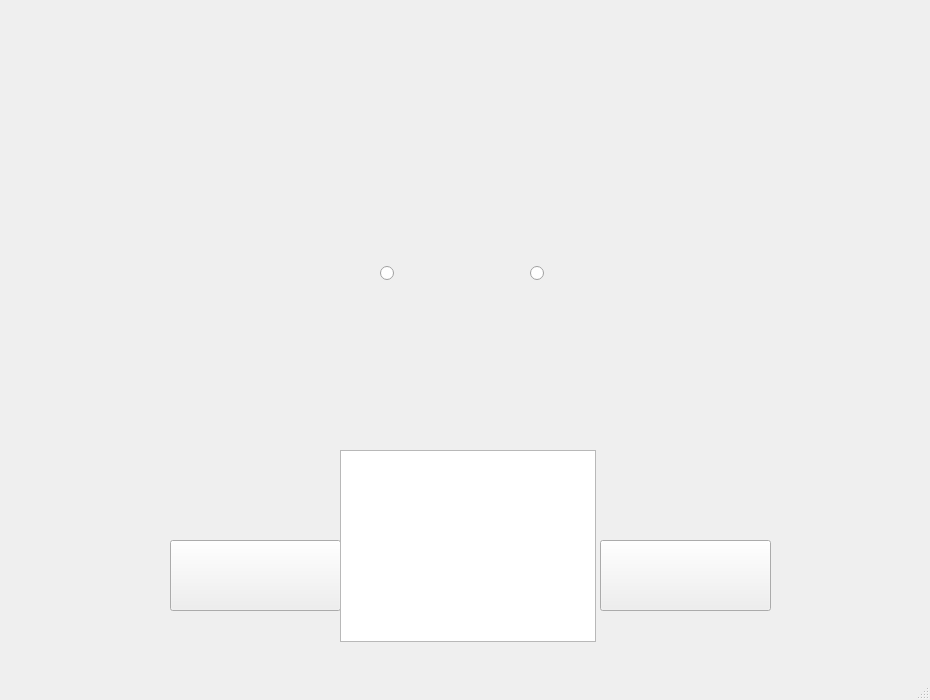
<?xml version="1.0" encoding="UTF-8"?>
<ui version="4.0">
 <class>timerLabel</class>
 <widget class="QMainWindow" name="timerLabel">
  <property name="geometry">
   <rect>
    <x>0</x>
    <y>0</y>
    <width>930</width>
    <height>700</height>
   </rect>
  </property>
  <property name="windowTitle">
   <string>MainWindow</string>
  </property>
  <widget class="QWidget" name="centralwidget">
   <widget class="QStackedWidget" name="stackedWidget">
    <property name="geometry">
     <rect>
      <x>0</x>
      <y>0</y>
      <width>930</width>
      <height>700</height>
     </rect>
    </property>
    <property name="currentIndex">
     <number>0</number>
    </property>
    <widget class="QWidget" name="page">
     <widget class="QRadioButton" name="zombiesOpt">
      <property name="geometry">
       <rect>
        <x>530</x>
        <y>260</y>
        <width>21</width>
        <height>26</height>
       </rect>
      </property>
      <property name="text">
       <string/>
      </property>
     </widget>
     <widget class="QPushButton" name="oponentOption">
      <property name="geometry">
       <rect>
        <x>170</x>
        <y>540</y>
        <width>171</width>
        <height>71</height>
       </rect>
      </property>
      <property name="text">
       <string/>
      </property>
     </widget>
     <widget class="QLabel" name="label_5">
      <property name="geometry">
       <rect>
        <x>0</x>
        <y>0</y>
        <width>930</width>
        <height>700</height>
       </rect>
      </property>
      <property name="text">
       <string/>
      </property>
      <property name="pixmap">
       <pixmap resource="resources.qrc">:/Resources/pickSide.png</pixmap>
      </property>
      <property name="scaledContents">
       <bool>true</bool>
      </property>
     </widget>
     <widget class="QRadioButton" name="plantsOpt">
      <property name="geometry">
       <rect>
        <x>380</x>
        <y>260</y>
        <width>31</width>
        <height>26</height>
       </rect>
      </property>
      <property name="text">
       <string/>
      </property>
     </widget>
     <widget class="QPushButton" name="AIOption">
      <property name="geometry">
       <rect>
        <x>600</x>
        <y>540</y>
        <width>171</width>
        <height>71</height>
       </rect>
      </property>
      <property name="text">
       <string/>
      </property>
     </widget>
     <widget class="QListWidget" name="opponentsListWidget">
      <property name="geometry">
       <rect>
        <x>340</x>
        <y>450</y>
        <width>256</width>
        <height>192</height>
       </rect>
      </property>
      <property name="palette">
       <palette>
        <active>
         <colorrole role="WindowText">
          <brush brushstyle="SolidPattern">
           <color alpha="255">
            <red>56</red>
            <green>128</green>
            <blue>18</blue>
           </color>
          </brush>
         </colorrole>
        </active>
        <inactive>
         <colorrole role="WindowText">
          <brush brushstyle="SolidPattern">
           <color alpha="255">
            <red>56</red>
            <green>128</green>
            <blue>18</blue>
           </color>
          </brush>
         </colorrole>
        </inactive>
        <disabled/>
       </palette>
      </property>
      <property name="font">
       <font>
        <family>Georgia</family>
        <pointsize>14</pointsize>
        <bold>false</bold>
       </font>
      </property>
     </widget>
     <zorder>label_5</zorder>
     <zorder>AIOption</zorder>
     <zorder>oponentOption</zorder>
     <zorder>plantsOpt</zorder>
     <zorder>zombiesOpt</zorder>
     <zorder>opponentsListWidget</zorder>
    </widget>
    <widget class="QWidget" name="page_2">
     <widget class="QPushButton" name="graveStoneBtn">
      <property name="geometry">
       <rect>
        <x>384</x>
        <y>10</y>
        <width>51</width>
        <height>81</height>
       </rect>
      </property>
      <property name="text">
       <string/>
      </property>
     </widget>
     <widget class="QPushButton" name="nuezBtn">
      <property name="geometry">
       <rect>
        <x>264</x>
        <y>10</y>
        <width>51</width>
        <height>81</height>
       </rect>
      </property>
      <property name="text">
       <string/>
      </property>
     </widget>
     <widget class="QWidget" name="gridLayoutWidget">
      <property name="geometry">
       <rect>
        <x>-60</x>
        <y>90</y>
        <width>951</width>
        <height>581</height>
       </rect>
      </property>
      <layout class="QGridLayout" name="gridLayout" rowstretch="0,0,0,0,0,0,0,0,0,0,0,0,0,0,0,0,0">
       <property name="sizeConstraint">
        <enum>QLayout::SizeConstraint::SetNoConstraint</enum>
       </property>
       <property name="horizontalSpacing">
        <number>7</number>
       </property>
       <property name="verticalSpacing">
        <number>25</number>
       </property>
       <item row="16" column="4">
        <widget class="QPushButton" name="pushButton_41">
         <property name="styleSheet">
          <string notr="true"/>
         </property>
         <property name="text">
          <string/>
         </property>
        </widget>
       </item>
       <item row="13" column="8">
        <widget class="QPushButton" name="pushButton_27">
         <property name="sizePolicy">
          <sizepolicy hsizetype="Preferred" vsizetype="Preferred">
           <horstretch>0</horstretch>
           <verstretch>0</verstretch>
          </sizepolicy>
         </property>
         <property name="styleSheet">
          <string notr="true"/>
         </property>
         <property name="text">
          <string/>
         </property>
        </widget>
       </item>
       <item row="14" column="7">
        <widget class="QPushButton" name="pushButton_17">
         <property name="sizePolicy">
          <sizepolicy hsizetype="Preferred" vsizetype="Preferred">
           <horstretch>0</horstretch>
           <verstretch>0</verstretch>
          </sizepolicy>
         </property>
         <property name="styleSheet">
          <string notr="true"/>
         </property>
         <property name="text">
          <string/>
         </property>
        </widget>
       </item>
       <item row="14" column="8">
        <widget class="QPushButton" name="pushButton_18">
         <property name="sizePolicy">
          <sizepolicy hsizetype="Preferred" vsizetype="Preferred">
           <horstretch>0</horstretch>
           <verstretch>0</verstretch>
          </sizepolicy>
         </property>
         <property name="styleSheet">
          <string notr="true"/>
         </property>
         <property name="text">
          <string/>
         </property>
        </widget>
       </item>
       <item row="13" column="6">
        <widget class="QPushButton" name="pushButton_25">
         <property name="sizePolicy">
          <sizepolicy hsizetype="Preferred" vsizetype="Preferred">
           <horstretch>0</horstretch>
           <verstretch>0</verstretch>
          </sizepolicy>
         </property>
         <property name="styleSheet">
          <string notr="true"/>
         </property>
         <property name="text">
          <string/>
         </property>
        </widget>
       </item>
       <item row="15" column="2">
        <widget class="QPushButton" name="pushButton_30">
         <property name="styleSheet">
          <string notr="true"/>
         </property>
         <property name="text">
          <string/>
         </property>
        </widget>
       </item>
       <item row="13" column="7">
        <widget class="QPushButton" name="pushButton_26">
         <property name="sizePolicy">
          <sizepolicy hsizetype="Preferred" vsizetype="Preferred">
           <horstretch>0</horstretch>
           <verstretch>0</verstretch>
          </sizepolicy>
         </property>
         <property name="styleSheet">
          <string notr="true"/>
         </property>
         <property name="text">
          <string/>
         </property>
        </widget>
       </item>
       <item row="16" column="5">
        <widget class="QPushButton" name="pushButton_42">
         <property name="styleSheet">
          <string notr="true"/>
         </property>
         <property name="text">
          <string/>
         </property>
        </widget>
       </item>
       <item row="15" column="5">
        <widget class="QPushButton" name="pushButton_33">
         <property name="styleSheet">
          <string notr="true"/>
         </property>
         <property name="text">
          <string/>
         </property>
        </widget>
       </item>
       <item row="16" column="7">
        <widget class="QPushButton" name="pushButton_44">
         <property name="styleSheet">
          <string notr="true"/>
         </property>
         <property name="text">
          <string/>
         </property>
        </widget>
       </item>
       <item row="12" column="5">
        <widget class="QPushButton" name="pushButton_6">
         <property name="styleSheet">
          <string notr="true"/>
         </property>
         <property name="text">
          <string/>
         </property>
        </widget>
       </item>
       <item row="13" column="4">
        <widget class="QPushButton" name="pushButton_23">
         <property name="sizePolicy">
          <sizepolicy hsizetype="Preferred" vsizetype="Preferred">
           <horstretch>0</horstretch>
           <verstretch>0</verstretch>
          </sizepolicy>
         </property>
         <property name="styleSheet">
          <string notr="true"/>
         </property>
         <property name="text">
          <string/>
         </property>
        </widget>
       </item>
       <item row="15" column="7">
        <widget class="QPushButton" name="pushButton_35">
         <property name="styleSheet">
          <string notr="true"/>
         </property>
         <property name="text">
          <string/>
         </property>
        </widget>
       </item>
       <item row="16" column="1">
        <widget class="QPushButton" name="pushButton_38">
         <property name="styleSheet">
          <string notr="true"/>
         </property>
         <property name="text">
          <string/>
         </property>
        </widget>
       </item>
       <item row="16" column="2">
        <widget class="QPushButton" name="pushButton_39">
         <property name="styleSheet">
          <string notr="true"/>
         </property>
         <property name="text">
          <string/>
         </property>
        </widget>
       </item>
       <item row="16" column="6">
        <widget class="QPushButton" name="pushButton_43">
         <property name="styleSheet">
          <string notr="true"/>
         </property>
         <property name="text">
          <string/>
         </property>
        </widget>
       </item>
       <item row="14" column="6">
        <widget class="QPushButton" name="pushButton_16">
         <property name="sizePolicy">
          <sizepolicy hsizetype="Preferred" vsizetype="Preferred">
           <horstretch>0</horstretch>
           <verstretch>0</verstretch>
          </sizepolicy>
         </property>
         <property name="styleSheet">
          <string notr="true"/>
         </property>
         <property name="text">
          <string/>
         </property>
        </widget>
       </item>
       <item row="14" column="1">
        <widget class="QPushButton" name="pushButton_11">
         <property name="sizePolicy">
          <sizepolicy hsizetype="Preferred" vsizetype="Preferred">
           <horstretch>0</horstretch>
           <verstretch>0</verstretch>
          </sizepolicy>
         </property>
         <property name="styleSheet">
          <string notr="true"/>
         </property>
         <property name="text">
          <string/>
         </property>
        </widget>
       </item>
       <item row="12" column="3">
        <widget class="QPushButton" name="pushButton_4">
         <property name="styleSheet">
          <string notr="true"/>
         </property>
         <property name="text">
          <string/>
         </property>
        </widget>
       </item>
       <item row="13" column="5">
        <widget class="QPushButton" name="pushButton_24">
         <property name="sizePolicy">
          <sizepolicy hsizetype="Preferred" vsizetype="Preferred">
           <horstretch>0</horstretch>
           <verstretch>0</verstretch>
          </sizepolicy>
         </property>
         <property name="styleSheet">
          <string notr="true"/>
         </property>
         <property name="text">
          <string/>
         </property>
        </widget>
       </item>
       <item row="13" column="3">
        <widget class="QPushButton" name="pushButton_22">
         <property name="sizePolicy">
          <sizepolicy hsizetype="Preferred" vsizetype="Preferred">
           <horstretch>0</horstretch>
           <verstretch>0</verstretch>
          </sizepolicy>
         </property>
         <property name="styleSheet">
          <string notr="true"/>
         </property>
         <property name="text">
          <string/>
         </property>
        </widget>
       </item>
       <item row="13" column="9">
        <widget class="QPushButton" name="pushButton_28">
         <property name="sizePolicy">
          <sizepolicy hsizetype="Preferred" vsizetype="Preferred">
           <horstretch>0</horstretch>
           <verstretch>0</verstretch>
          </sizepolicy>
         </property>
         <property name="styleSheet">
          <string notr="true"/>
         </property>
         <property name="text">
          <string/>
         </property>
        </widget>
       </item>
       <item row="12" column="2">
        <widget class="QPushButton" name="pushButton_3">
         <property name="styleSheet">
          <string notr="true"/>
         </property>
         <property name="text">
          <string/>
         </property>
        </widget>
       </item>
       <item row="15" column="3">
        <widget class="QPushButton" name="pushButton_31">
         <property name="styleSheet">
          <string notr="true"/>
         </property>
         <property name="text">
          <string/>
         </property>
        </widget>
       </item>
       <item row="14" column="5">
        <widget class="QPushButton" name="pushButton_15">
         <property name="sizePolicy">
          <sizepolicy hsizetype="Preferred" vsizetype="Preferred">
           <horstretch>0</horstretch>
           <verstretch>0</verstretch>
          </sizepolicy>
         </property>
         <property name="styleSheet">
          <string notr="true"/>
         </property>
         <property name="text">
          <string/>
         </property>
        </widget>
       </item>
       <item row="16" column="8">
        <widget class="QPushButton" name="pushButton_45">
         <property name="styleSheet">
          <string notr="true"/>
         </property>
         <property name="text">
          <string/>
         </property>
        </widget>
       </item>
       <item row="14" column="9">
        <widget class="QPushButton" name="pushButton_19">
         <property name="sizePolicy">
          <sizepolicy hsizetype="Preferred" vsizetype="Preferred">
           <horstretch>0</horstretch>
           <verstretch>0</verstretch>
          </sizepolicy>
         </property>
         <property name="styleSheet">
          <string notr="true"/>
         </property>
         <property name="text">
          <string/>
         </property>
        </widget>
       </item>
       <item row="12" column="8">
        <widget class="QPushButton" name="pushButton_9">
         <property name="styleSheet">
          <string notr="true"/>
         </property>
         <property name="text">
          <string/>
         </property>
        </widget>
       </item>
       <item row="12" column="1">
        <widget class="QPushButton" name="pushButton_2">
         <property name="text">
          <string/>
         </property>
        </widget>
       </item>
       <item row="12" column="0">
        <widget class="QPushButton" name="motoS1">
         <property name="text">
          <string/>
         </property>
        </widget>
       </item>
       <item row="12" column="6">
        <widget class="QPushButton" name="pushButton_7">
         <property name="styleSheet">
          <string notr="true"/>
         </property>
         <property name="text">
          <string/>
         </property>
        </widget>
       </item>
       <item row="13" column="1">
        <widget class="QPushButton" name="pushButton_20">
         <property name="sizePolicy">
          <sizepolicy hsizetype="Preferred" vsizetype="Preferred">
           <horstretch>0</horstretch>
           <verstretch>0</verstretch>
          </sizepolicy>
         </property>
         <property name="styleSheet">
          <string notr="true"/>
         </property>
         <property name="text">
          <string/>
         </property>
        </widget>
       </item>
       <item row="14" column="2">
        <widget class="QPushButton" name="pushButton_12">
         <property name="sizePolicy">
          <sizepolicy hsizetype="Preferred" vsizetype="Preferred">
           <horstretch>0</horstretch>
           <verstretch>0</verstretch>
          </sizepolicy>
         </property>
         <property name="styleSheet">
          <string notr="true"/>
         </property>
         <property name="text">
          <string/>
         </property>
        </widget>
       </item>
       <item row="15" column="9">
        <widget class="QPushButton" name="pushButton_37">
         <property name="styleSheet">
          <string notr="true"/>
         </property>
         <property name="text">
          <string/>
         </property>
        </widget>
       </item>
       <item row="15" column="1">
        <widget class="QPushButton" name="pushButton_29">
         <property name="sizePolicy">
          <sizepolicy hsizetype="Preferred" vsizetype="Preferred">
           <horstretch>0</horstretch>
           <verstretch>0</verstretch>
          </sizepolicy>
         </property>
         <property name="styleSheet">
          <string notr="true"/>
         </property>
         <property name="text">
          <string/>
         </property>
        </widget>
       </item>
       <item row="12" column="4">
        <widget class="QPushButton" name="pushButton_5">
         <property name="styleSheet">
          <string notr="true"/>
         </property>
         <property name="text">
          <string/>
         </property>
        </widget>
       </item>
       <item row="12" column="9">
        <widget class="QPushButton" name="pushButton_10">
         <property name="sizePolicy">
          <sizepolicy hsizetype="Preferred" vsizetype="Preferred">
           <horstretch>0</horstretch>
           <verstretch>0</verstretch>
          </sizepolicy>
         </property>
         <property name="styleSheet">
          <string notr="true"/>
         </property>
         <property name="text">
          <string/>
         </property>
        </widget>
       </item>
       <item row="14" column="3">
        <widget class="QPushButton" name="pushButton_13">
         <property name="sizePolicy">
          <sizepolicy hsizetype="Preferred" vsizetype="Preferred">
           <horstretch>0</horstretch>
           <verstretch>0</verstretch>
          </sizepolicy>
         </property>
         <property name="styleSheet">
          <string notr="true"/>
         </property>
         <property name="text">
          <string/>
         </property>
        </widget>
       </item>
       <item row="15" column="4">
        <widget class="QPushButton" name="pushButton_32">
         <property name="styleSheet">
          <string notr="true"/>
         </property>
         <property name="text">
          <string/>
         </property>
        </widget>
       </item>
       <item row="16" column="3">
        <widget class="QPushButton" name="pushButton_40">
         <property name="styleSheet">
          <string notr="true"/>
         </property>
         <property name="text">
          <string/>
         </property>
        </widget>
       </item>
       <item row="13" column="2">
        <widget class="QPushButton" name="pushButton_21">
         <property name="sizePolicy">
          <sizepolicy hsizetype="Preferred" vsizetype="Preferred">
           <horstretch>0</horstretch>
           <verstretch>0</verstretch>
          </sizepolicy>
         </property>
         <property name="styleSheet">
          <string notr="true"/>
         </property>
         <property name="text">
          <string/>
         </property>
        </widget>
       </item>
       <item row="14" column="4">
        <widget class="QPushButton" name="pushButton_14">
         <property name="sizePolicy">
          <sizepolicy hsizetype="Preferred" vsizetype="Preferred">
           <horstretch>0</horstretch>
           <verstretch>0</verstretch>
          </sizepolicy>
         </property>
         <property name="styleSheet">
          <string notr="true"/>
         </property>
         <property name="text">
          <string/>
         </property>
        </widget>
       </item>
       <item row="15" column="6">
        <widget class="QPushButton" name="pushButton_34">
         <property name="styleSheet">
          <string notr="true"/>
         </property>
         <property name="text">
          <string/>
         </property>
        </widget>
       </item>
       <item row="15" column="8">
        <widget class="QPushButton" name="pushButton_36">
         <property name="styleSheet">
          <string notr="true"/>
         </property>
         <property name="text">
          <string/>
         </property>
        </widget>
       </item>
       <item row="12" column="7">
        <widget class="QPushButton" name="pushButton_8">
         <property name="styleSheet">
          <string notr="true"/>
         </property>
         <property name="text">
          <string/>
         </property>
        </widget>
       </item>
       <item row="16" column="9">
        <widget class="QPushButton" name="pushButton_46">
         <property name="styleSheet">
          <string notr="true"/>
         </property>
         <property name="text">
          <string/>
         </property>
        </widget>
       </item>
       <item row="15" column="0">
        <widget class="QPushButton" name="motoS4">
         <property name="text">
          <string/>
         </property>
        </widget>
       </item>
       <item row="16" column="0">
        <widget class="QPushButton" name="motoS5">
         <property name="text">
          <string/>
         </property>
        </widget>
       </item>
       <item row="14" column="0">
        <widget class="QPushButton" name="motoS3">
         <property name="text">
          <string/>
         </property>
        </widget>
       </item>
       <item row="13" column="0">
        <widget class="QPushButton" name="motoS2">
         <property name="text">
          <string/>
         </property>
        </widget>
       </item>
      </layout>
      <zorder>pushButton_3</zorder>
      <zorder>pushButton_20</zorder>
      <zorder>pushButton_26</zorder>
      <zorder>pushButton_29</zorder>
      <zorder>pushButton_36</zorder>
      <zorder>pushButton_17</zorder>
      <zorder>pushButton_28</zorder>
      <zorder>pushButton_32</zorder>
      <zorder>pushButton_19</zorder>
      <zorder>pushButton_21</zorder>
      <zorder>pushButton_33</zorder>
      <zorder>pushButton_35</zorder>
      <zorder>pushButton_31</zorder>
      <zorder>pushButton_15</zorder>
      <zorder>pushButton_12</zorder>
      <zorder>pushButton_14</zorder>
      <zorder>pushButton_4</zorder>
      <zorder>pushButton_13</zorder>
      <zorder>pushButton_30</zorder>
      <zorder>pushButton_23</zorder>
      <zorder>pushButton_22</zorder>
      <zorder>pushButton_24</zorder>
      <zorder>pushButton_18</zorder>
      <zorder>pushButton_37</zorder>
      <zorder>pushButton_34</zorder>
      <zorder>pushButton_27</zorder>
      <zorder>pushButton_25</zorder>
      <zorder>pushButton_16</zorder>
      <zorder>pushButton_38</zorder>
      <zorder>pushButton_39</zorder>
      <zorder>pushButton_40</zorder>
      <zorder>pushButton_41</zorder>
      <zorder>pushButton_42</zorder>
      <zorder>pushButton_43</zorder>
      <zorder>pushButton_44</zorder>
      <zorder>pushButton_45</zorder>
      <zorder>pushButton_10</zorder>
      <zorder>pushButton_11</zorder>
      <zorder>pushButton_9</zorder>
      <zorder>pushButton_8</zorder>
      <zorder>pushButton_7</zorder>
      <zorder>pushButton_6</zorder>
      <zorder>pushButton_5</zorder>
      <zorder>pushButton_46</zorder>
      <zorder>pushButton_2</zorder>
      <zorder>motoS1</zorder>
      <zorder>motoS4</zorder>
      <zorder>motoS5</zorder>
      <zorder>motoS3</zorder>
      <zorder>motoS2</zorder>
     </widget>
     <widget class="QLineEdit" name="sunCont">
      <property name="geometry">
       <rect>
        <x>30</x>
        <y>75</y>
        <width>51</width>
        <height>21</height>
       </rect>
      </property>
      <property name="font">
       <font>
        <family>Georgia</family>
        <pointsize>10</pointsize>
        <bold>true</bold>
       </font>
      </property>
      <property name="alignment">
       <set>Qt::AlignmentFlag::AlignCenter</set>
      </property>
     </widget>
     <widget class="QPushButton" name="sunFlowerBtn">
      <property name="geometry">
       <rect>
        <x>117</x>
        <y>10</y>
        <width>51</width>
        <height>81</height>
       </rect>
      </property>
      <property name="text">
       <string/>
      </property>
     </widget>
     <widget class="QLabel" name="label_6">
      <property name="geometry">
       <rect>
        <x>0</x>
        <y>0</y>
        <width>930</width>
        <height>700</height>
       </rect>
      </property>
      <property name="text">
       <string/>
      </property>
      <property name="pixmap">
       <pixmap resource="resources.qrc">:/Resources/1stLevel.png</pixmap>
      </property>
      <property name="scaledContents">
       <bool>true</bool>
      </property>
     </widget>
     <widget class="QPushButton" name="normalZBtn">
      <property name="geometry">
       <rect>
        <x>531</x>
        <y>10</y>
        <width>51</width>
        <height>81</height>
       </rect>
      </property>
      <property name="text">
       <string/>
      </property>
     </widget>
     <widget class="QPushButton" name="peaShooterBtn">
      <property name="geometry">
       <rect>
        <x>190</x>
        <y>10</y>
        <width>51</width>
        <height>81</height>
       </rect>
      </property>
      <property name="text">
       <string/>
      </property>
     </widget>
     <widget class="QLineEdit" name="badSunCont">
      <property name="geometry">
       <rect>
        <x>618</x>
        <y>75</y>
        <width>51</width>
        <height>21</height>
       </rect>
      </property>
      <property name="font">
       <font>
        <family>Georgia</family>
        <pointsize>10</pointsize>
        <bold>true</bold>
       </font>
      </property>
      <property name="alignment">
       <set>Qt::AlignmentFlag::AlignCenter</set>
      </property>
     </widget>
     <widget class="QPushButton" name="coneZBtn">
      <property name="geometry">
       <rect>
        <x>458</x>
        <y>10</y>
        <width>51</width>
        <height>81</height>
       </rect>
      </property>
      <property name="text">
       <string/>
      </property>
     </widget>
     <widget class="QPushButton" name="mainMenu">
      <property name="geometry">
       <rect>
        <x>803</x>
        <y>0</y>
        <width>121</width>
        <height>31</height>
       </rect>
      </property>
      <property name="text">
       <string/>
      </property>
     </widget>
     <widget class="QLabel" name="goodSunLabel">
      <property name="geometry">
       <rect>
        <x>40</x>
        <y>20</y>
        <width>31</width>
        <height>41</height>
       </rect>
      </property>
      <property name="text">
       <string/>
      </property>
     </widget>
     <widget class="QLabel" name="badSunLabel">
      <property name="geometry">
       <rect>
        <x>625</x>
        <y>20</y>
        <width>31</width>
        <height>41</height>
       </rect>
      </property>
      <property name="text">
       <string/>
      </property>
     </widget>
     <widget class="QPushButton" name="goodSunPic">
      <property name="geometry">
       <rect>
        <x>32</x>
        <y>14</y>
        <width>51</width>
        <height>51</height>
       </rect>
      </property>
      <property name="text">
       <string/>
      </property>
     </widget>
     <widget class="QPushButton" name="badSunPic">
      <property name="geometry">
       <rect>
        <x>617</x>
        <y>15</y>
        <width>51</width>
        <height>51</height>
       </rect>
      </property>
      <property name="text">
       <string/>
      </property>
     </widget>
     <widget class="QLabel" name="currentPlayerName">
      <property name="geometry">
       <rect>
        <x>718</x>
        <y>54</y>
        <width>161</width>
        <height>31</height>
       </rect>
      </property>
      <property name="palette">
       <palette>
        <active>
         <colorrole role="WindowText">
          <brush brushstyle="SolidPattern">
           <color alpha="255">
            <red>255</red>
            <green>0</green>
            <blue>0</blue>
           </color>
          </brush>
         </colorrole>
        </active>
        <inactive>
         <colorrole role="WindowText">
          <brush brushstyle="SolidPattern">
           <color alpha="255">
            <red>255</red>
            <green>0</green>
            <blue>0</blue>
           </color>
          </brush>
         </colorrole>
        </inactive>
        <disabled/>
       </palette>
      </property>
      <property name="font">
       <font>
        <family>Georgia</family>
        <pointsize>14</pointsize>
        <bold>true</bold>
       </font>
      </property>
      <property name="text">
       <string/>
      </property>
     </widget>
     <widget class="QLabel" name="cronometerLbl">
      <property name="geometry">
       <rect>
        <x>692</x>
        <y>12</y>
        <width>101</width>
        <height>23</height>
       </rect>
      </property>
      <property name="palette">
       <palette>
        <active>
         <colorrole role="WindowText">
          <brush brushstyle="SolidPattern">
           <color alpha="255">
            <red>255</red>
            <green>0</green>
            <blue>0</blue>
           </color>
          </brush>
         </colorrole>
        </active>
        <inactive>
         <colorrole role="WindowText">
          <brush brushstyle="SolidPattern">
           <color alpha="255">
            <red>255</red>
            <green>0</green>
            <blue>0</blue>
           </color>
          </brush>
         </colorrole>
        </inactive>
        <disabled/>
       </palette>
      </property>
      <property name="font">
       <font>
        <family>Georgia</family>
        <pointsize>14</pointsize>
        <bold>true</bold>
       </font>
      </property>
      <property name="text">
       <string/>
      </property>
      <property name="alignment">
       <set>Qt::AlignmentFlag::AlignCenter</set>
      </property>
     </widget>
     <zorder>label_6</zorder>
     <zorder>gridLayoutWidget</zorder>
     <zorder>normalZBtn</zorder>
     <zorder>peaShooterBtn</zorder>
     <zorder>mainMenu</zorder>
     <zorder>badSunCont</zorder>
     <zorder>coneZBtn</zorder>
     <zorder>graveStoneBtn</zorder>
     <zorder>nuezBtn</zorder>
     <zorder>sunCont</zorder>
     <zorder>sunFlowerBtn</zorder>
     <zorder>goodSunLabel</zorder>
     <zorder>badSunLabel</zorder>
     <zorder>goodSunPic</zorder>
     <zorder>badSunPic</zorder>
     <zorder>currentPlayerName</zorder>
     <zorder>cronometerLbl</zorder>
    </widget>
    <widget class="QWidget" name="page_3"/>
    <widget class="QWidget" name="page_4"/>
    <widget class="QWidget" name="page_5"/>
    <widget class="QWidget" name="page_6"/>
   </widget>
  </widget>
  <widget class="QStatusBar" name="statusbar"/>
 </widget>
 <resources>
  <include location="resources.qrc"/>
 </resources>
 <connections/>
</ui>
